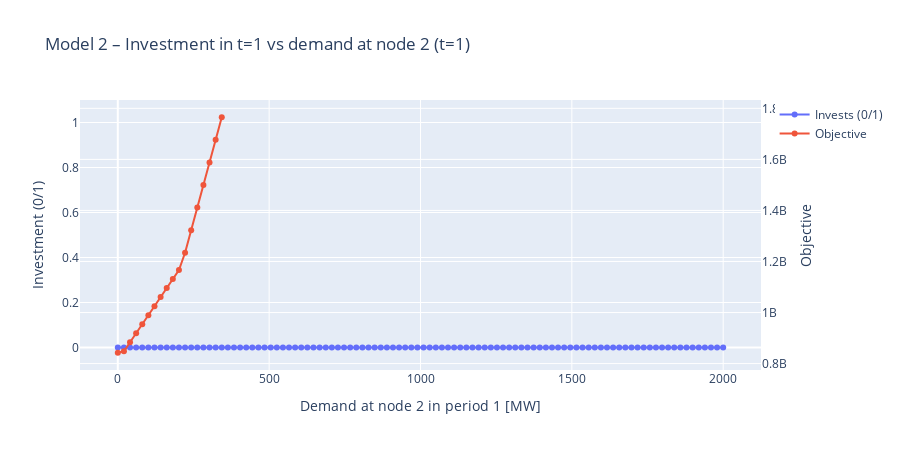
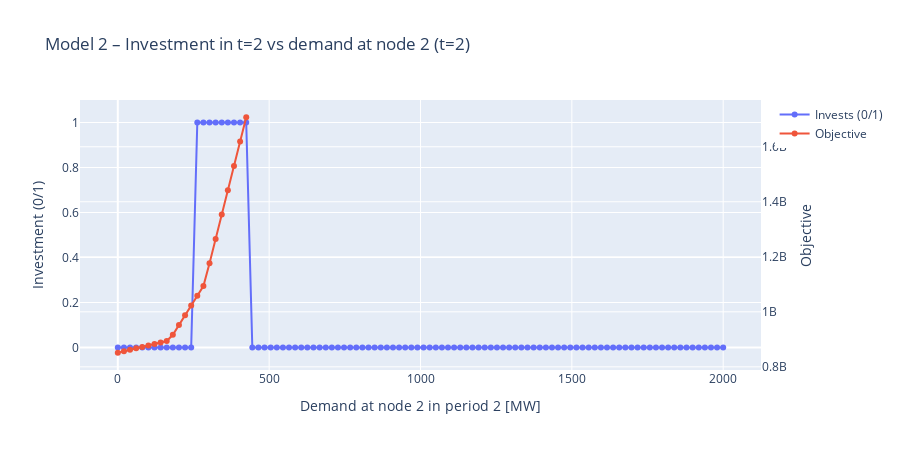
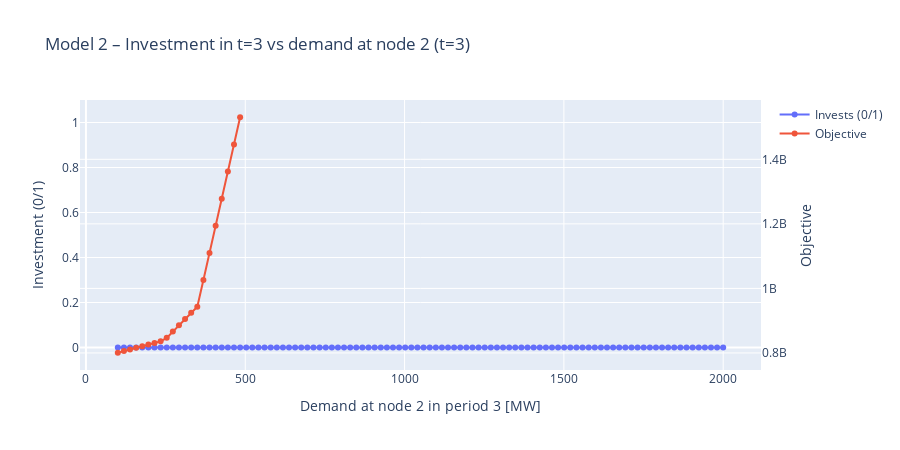

The notebook cell these images were saved under, in order:
### Code cell
# Range of demand values at node 2 in period 1
load_values_2_t1 = list(np.linspace(0, 2000, 100))

scan_M2_t1 = scan_load_threshold_model2_in_period(
    base_data=data2,      # IMPORTANT: same data as dashboard
    node=2,
    period=1,             # perturb demand in t=1
    load_values=load_values_2_t1,
    target_period=1,      # we want investment to occur in t=1
)

threshold_M2_t1 = None
for r in scan_M2_t1:
    if r["invests"]:
        threshold_M2_t1 = r["value"]
        break

print("Model 2 – first load at node 2 in period 1 where investment occurs in t=1:",
      threshold_M2_t1)

fig_M2_t1 = plot_investment_scan(
    scan_M2_t1,
    xlabel="Demand at node 2 in period 1 [MW]",
    title="Model 2 – Investment in t=1 vs demand at node 2 (t=1)",
)
fig_M2_t1.show()




# Range of demand values at node 2 in period 2
load_values_2_t2 = list(np.linspace(0, 2000, 100))

scan_M2_t2 = scan_load_threshold_model2_in_period(
    base_data=data2,
    node=2,
    period=2,             # perturb demand in t=2
    load_values=load_values_2_t2,
    target_period=2,      # we want investment to occur in t=2
)

threshold_M2_t2 = None
for r in scan_M2_t2:
    if r["invests"]:
        threshold_M2_t2 = r["value"]
        break

print("Model 2 – first load at node 2 in period 2 where investment occurs in t=2:",
      threshold_M2_t2)

fig_M2_t2 = plot_investment_scan(
    scan_M2_t2,
    xlabel="Demand at node 2 in period 2 [MW]",
    title="Model 2 – Investment in t=2 vs demand at node 2 (t=2)",
)
fig_M2_t2.show()




# Range of demand values at node 2 in period 3
load_values_2_t3 = list(np.linspace(100, 2000, 100))

scan_M2_t3 = scan_load_threshold_model2_in_period(
    base_data=data2,
    node=2,
    period=3,             # perturb demand in t=3
    load_values=load_values_2_t3,
    target_period=3,      # we want investment to occur in t=3
)

threshold_M2_t3 = None
for r in scan_M2_t3:
    if r["invests"]:
        threshold_M2_t3 = r["value"]
        break

print("Model 2 – first load at node 2 in period 3 where investment occurs in t=3:",
      threshold_M2_t3)

fig_M2_t3 = plot_investment_scan(
    scan_M2_t3,
    xlabel="Demand at node 2 in period 3 [MW]",
    title="Model 2 – Investment in t=3 vs demand at node 2 (t=3)",
)
fig_M2_t3.show()

### Figure 1 — Plotly figure (JSON) as saved in the notebook; plotly's stock layout.template omitted (floating-point values rounded to 4 significant figures)
{"data": [{"mode": "lines+markers", "name": "Invests (0/1)", "type": "scatter", "x": [0, 20.2, 40.4, 60.61, 80.81, 101.0, 121.2, 141.4, 161.6, 181.8, 202.0, 222.2, 242.4, 262.6, 282.8, 303.0, 323.2, 343.4, 363.6, 383.8, 404.0, 424.2, 444.4, 464.6, 484.8, 505.1, 525.3, 545.5, 565.7, 585.9, 606.1, 626.3, 646.5, 666.7, 686.9, 707.1, 727.3, 747.5, 767.7, 787.9, 808.1, 828.3, 848.5, 868.7, 888.9, 909.1, 929.3, 949.5, 969.7, 989.9, 1010.0, 1030.0, 1051.0, 1071.0, 1091.0, 1111.0, 1131.0, 1152.0, 1172.0, 1192.0, 1212.0, 1232.0, 1253.0, 1273.0, 1293.0, 1313.0, 1333.0, 1354.0, 1374.0, 1394.0, 1414.0, 1434.0, 1455.0, 1475.0, 1495.0, 1515.0, 1535.0, 1556.0, 1576.0, 1596.0, 1616.0, 1636.0, 1657.0, 1677.0, 1697.0, 1717.0, 1737.0, 1758.0, 1778.0, 1798.0, 1818.0, 1838.0, 1859.0, 1879.0, 1899.0, 1919.0, 1939.0, 1960.0, 1980.0, 2000], "y": [0, 0, 0, 0, 0, 0, 0, 0, 0, 0, 0, 0, 0, 0, 0, 0, 0, 0, 0, 0, 0, 0, 0, 0, 0, 0, 0, 0, 0, 0, 0, 0, 0, 0, 0, 0, 0, 0, 0, 0, 0, 0, 0, 0, 0, 0, 0, 0, 0, 0, 0, 0, 0, 0, 0, 0, 0, 0, 0, 0, 0, 0, 0, 0, 0, 0, 0, 0, 0, 0, 0, 0, 0, 0, 0, 0, 0, 0, 0, 0, 0, 0, 0, 0, 0, 0, 0, 0, 0, 0, 0, 0, 0, 0, 0, 0, 0, 0, 0, 0], "yaxis": "y"}, {"mode": "lines+markers", "name": "Objective", "type": "scatter", "x": [0, 20.2, 40.4, 60.61, 80.81, 101.0, 121.2, 141.4, 161.6, 181.8, 202.0, 222.2, 242.4, 262.6, 282.8, 303.0, 323.2, 343.4, 363.6, 383.8, 404.0, 424.2, 444.4, 464.6, 484.8, 505.1, 525.3, 545.5, 565.7, 585.9, 606.1, 626.3, 646.5, 666.7, 686.9, 707.1, 727.3, 747.5, 767.7, 787.9, 808.1, 828.3, 848.5, 868.7, 888.9, 909.1, 929.3, 949.5, 969.7, 989.9, 1010.0, 1030.0, 1051.0, 1071.0, 1091.0, 1111.0, 1131.0, 1152.0, 1172.0, 1192.0, 1212.0, 1232.0, 1253.0, 1273.0, 1293.0, 1313.0, 1333.0, 1354.0, 1374.0, 1394.0, 1414.0, 1434.0, 1455.0, 1475.0, 1495.0, 1515.0, 1535.0, 1556.0, 1576.0, 1596.0, 1616.0, 1636.0, 1657.0, 1677.0, 1697.0, 1717.0, 1737.0, 1758.0, 1778.0, 1798.0, 1818.0, 1838.0, 1859.0, 1879.0, 1899.0, 1919.0, 1939.0, 1960.0, 1980.0, 2000], "y": [842500000.0, 848100000.0, 883500000.0, 918900000.0, 954300000.0, 989600000.0, 1025000000.0, 1060000000.0, 1096000000.0, 1131000000.0, 1167000000.0, 1234000000.0, 1323000000.0, 1411000000.0, 1500000000.0, 1588000000.0, 1677000000.0, 1765000000.0, null, null, null, null, null, null, null, null, null, null, null, null, null, null, null, null, null, null, null, null, null, null, null, null, null, null, null, null, null, null, null, null, null, null, null, null, null, null, null, null, null, null, null, null, null, null, null, null, null, null, null, null, null, null, null, null, null, null, null, null, null, null, null, null, null, null, null, null, null, null, null, null, null, null, null, null, null, null, null, null, null, null], "yaxis": "y2"}], "layout": {"height": 450, "title": {"text": "Model 2 – Investment in t=1 vs demand at node 2 (t=1)"}, "xaxis": {"title": {"text": "Demand at node 2 in period 1 [MW]"}}, "yaxis": {"range": [-0.1, 1.1], "title": {"text": "Investment (0/1)"}}, "yaxis2": {"overlaying": "y", "side": "right", "title": {"text": "Objective"}}}}

### Figure 2 — Plotly figure (JSON) as saved in the notebook; plotly's stock layout.template omitted (floating-point values rounded to 4 significant figures)
{"data": [{"mode": "lines+markers", "name": "Invests (0/1)", "type": "scatter", "x": [0, 20.2, 40.4, 60.61, 80.81, 101.0, 121.2, 141.4, 161.6, 181.8, 202.0, 222.2, 242.4, 262.6, 282.8, 303.0, 323.2, 343.4, 363.6, 383.8, 404.0, 424.2, 444.4, 464.6, 484.8, 505.1, 525.3, 545.5, 565.7, 585.9, 606.1, 626.3, 646.5, 666.7, 686.9, 707.1, 727.3, 747.5, 767.7, 787.9, 808.1, 828.3, 848.5, 868.7, 888.9, 909.1, 929.3, 949.5, 969.7, 989.9, 1010.0, 1030.0, 1051.0, 1071.0, 1091.0, 1111.0, 1131.0, 1152.0, 1172.0, 1192.0, 1212.0, 1232.0, 1253.0, 1273.0, 1293.0, 1313.0, 1333.0, 1354.0, 1374.0, 1394.0, 1414.0, 1434.0, 1455.0, 1475.0, 1495.0, 1515.0, 1535.0, 1556.0, 1576.0, 1596.0, 1616.0, 1636.0, 1657.0, 1677.0, 1697.0, 1717.0, 1737.0, 1758.0, 1778.0, 1798.0, 1818.0, 1838.0, 1859.0, 1879.0, 1899.0, 1919.0, 1939.0, 1960.0, 1980.0, 2000], "y": [0, 0, 0, 0, 0, 0, 0, 0, 0, 0, 0, 0, 0, 1, 1, 1, 1, 1, 1, 1, 1, 1, 0, 0, 0, 0, 0, 0, 0, 0, 0, 0, 0, 0, 0, 0, 0, 0, 0, 0, 0, 0, 0, 0, 0, 0, 0, 0, 0, 0, 0, 0, 0, 0, 0, 0, 0, 0, 0, 0, 0, 0, 0, 0, 0, 0, 0, 0, 0, 0, 0, 0, 0, 0, 0, 0, 0, 0, 0, 0, 0, 0, 0, 0, 0, 0, 0, 0, 0, 0, 0, 0, 0, 0, 0, 0, 0, 0, 0, 0], "yaxis": "y"}, {"mode": "lines+markers", "name": "Objective", "type": "scatter", "x": [0, 20.2, 40.4, 60.61, 80.81, 101.0, 121.2, 141.4, 161.6, 181.8, 202.0, 222.2, 242.4, 262.6, 282.8, 303.0, 323.2, 343.4, 363.6, 383.8, 404.0, 424.2, 444.4, 464.6, 484.8, 505.1, 525.3, 545.5, 565.7, 585.9, 606.1, 626.3, 646.5, 666.7, 686.9, 707.1, 727.3, 747.5, 767.7, 787.9, 808.1, 828.3, 848.5, 868.7, 888.9, 909.1, 929.3, 949.5, 969.7, 989.9, 1010.0, 1030.0, 1051.0, 1071.0, 1091.0, 1111.0, 1131.0, 1152.0, 1172.0, 1192.0, 1212.0, 1232.0, 1253.0, 1273.0, 1293.0, 1313.0, 1333.0, 1354.0, 1374.0, 1394.0, 1414.0, 1434.0, 1455.0, 1475.0, 1495.0, 1515.0, 1535.0, 1556.0, 1576.0, 1596.0, 1616.0, 1636.0, 1657.0, 1677.0, 1697.0, 1717.0, 1737.0, 1758.0, 1778.0, 1798.0, 1818.0, 1838.0, 1859.0, 1879.0, 1899.0, 1919.0, 1939.0, 1960.0, 1980.0, 2000], "y": [851200000.0, 856500000.0, 861800000.0, 867100000.0, 872500000.0, 877800000.0, 883100000.0, 888400000.0, 893700000.0, 916600000.0, 952000000.0, 987400000.0, 1023000000.0, 1058000000.0, 1094000000.0, 1176000000.0, 1265000000.0, 1353000000.0, 1442000000.0, 1530000000.0, 1619000000.0, 1707000000.0, null, null, null, null, null, null, null, null, null, null, null, null, null, null, null, null, null, null, null, null, null, null, null, null, null, null, null, null, null, null, null, null, null, null, null, null, null, null, null, null, null, null, null, null, null, null, null, null, null, null, null, null, null, null, null, null, null, null, null, null, null, null, null, null, null, null, null, null, null, null, null, null, null, null, null, null, null, null], "yaxis": "y2"}], "layout": {"height": 450, "title": {"text": "Model 2 – Investment in t=2 vs demand at node 2 (t=2)"}, "xaxis": {"title": {"text": "Demand at node 2 in period 2 [MW]"}}, "yaxis": {"range": [-0.1, 1.1], "title": {"text": "Investment (0/1)"}}, "yaxis2": {"overlaying": "y", "side": "right", "title": {"text": "Objective"}}}}

### Figure 3 — Plotly figure (JSON) as saved in the notebook; plotly's stock layout.template omitted (floating-point values rounded to 4 significant figures)
{"data": [{"mode": "lines+markers", "name": "Invests (0/1)", "type": "scatter", "x": [100, 119.2, 138.4, 157.6, 176.8, 196.0, 215.2, 234.3, 253.5, 272.7, 291.9, 311.1, 330.3, 349.5, 368.7, 387.9, 407.1, 426.3, 445.5, 464.6, 483.8, 503.0, 522.2, 541.4, 560.6, 579.8, 599.0, 618.2, 637.4, 656.6, 675.8, 694.9, 714.1, 733.3, 752.5, 771.7, 790.9, 810.1, 829.3, 848.5, 867.7, 886.9, 906.1, 925.3, 944.4, 963.6, 982.8, 1002.0, 1021.0, 1040.0, 1060.0, 1079.0, 1098.0, 1117.0, 1136.0, 1156.0, 1175.0, 1194.0, 1213.0, 1232.0, 1252.0, 1271.0, 1290.0, 1309.0, 1328.0, 1347.0, 1367.0, 1386.0, 1405.0, 1424.0, 1443.0, 1463.0, 1482.0, 1501.0, 1520.0, 1539.0, 1559.0, 1578.0, 1597.0, 1616.0, 1635.0, 1655.0, 1674.0, 1693.0, 1712.0, 1731.0, 1751.0, 1770.0, 1789.0, 1808.0, 1827.0, 1846.0, 1866.0, 1885.0, 1904.0, 1923.0, 1942.0, 1962.0, 1981.0, 2000], "y": [0, 0, 0, 0, 0, 0, 0, 0, 0, 0, 0, 0, 0, 0, 0, 0, 0, 0, 0, 0, 0, 0, 0, 0, 0, 0, 0, 0, 0, 0, 0, 0, 0, 0, 0, 0, 0, 0, 0, 0, 0, 0, 0, 0, 0, 0, 0, 0, 0, 0, 0, 0, 0, 0, 0, 0, 0, 0, 0, 0, 0, 0, 0, 0, 0, 0, 0, 0, 0, 0, 0, 0, 0, 0, 0, 0, 0, 0, 0, 0, 0, 0, 0, 0, 0, 0, 0, 0, 0, 0, 0, 0, 0, 0, 0, 0, 0, 0, 0, 0], "yaxis": "y"}, {"mode": "lines+markers", "name": "Objective", "type": "scatter", "x": [100, 119.2, 138.4, 157.6, 176.8, 196.0, 215.2, 234.3, 253.5, 272.7, 291.9, 311.1, 330.3, 349.5, 368.7, 387.9, 407.1, 426.3, 445.5, 464.6, 483.8, 503.0, 522.2, 541.4, 560.6, 579.8, 599.0, 618.2, 637.4, 656.6, 675.8, 694.9, 714.1, 733.3, 752.5, 771.7, 790.9, 810.1, 829.3, 848.5, 867.7, 886.9, 906.1, 925.3, 944.4, 963.6, 982.8, 1002.0, 1021.0, 1040.0, 1060.0, 1079.0, 1098.0, 1117.0, 1136.0, 1156.0, 1175.0, 1194.0, 1213.0, 1232.0, 1252.0, 1271.0, 1290.0, 1309.0, 1328.0, 1347.0, 1367.0, 1386.0, 1405.0, 1424.0, 1443.0, 1463.0, 1482.0, 1501.0, 1520.0, 1539.0, 1559.0, 1578.0, 1597.0, 1616.0, 1635.0, 1655.0, 1674.0, 1693.0, 1712.0, 1731.0, 1751.0, 1770.0, 1789.0, 1808.0, 1827.0, 1846.0, 1866.0, 1885.0, 1904.0, 1923.0, 1942.0, 1962.0, 1981.0, 2000], "y": [800664000, 805700000.0, 810800000.0, 815800000.0, 820800000.0, 825900000.0, 830900000.0, 836000000.0, 846900000.0, 866200000.0, 885600000.0, 904900000.0, 924200000.0, 943600000.0, 1026000000.0, 1110000000.0, 1194000000.0, 1278000000.0, 1362000000.0, 1446000000.0, 1530000000.0, null, null, null, null, null, null, null, null, null, null, null, null, null, null, null, null, null, null, null, null, null, null, null, null, null, null, null, null, null, null, null, null, null, null, null, null, null, null, null, null, null, null, null, null, null, null, null, null, null, null, null, null, null, null, null, null, null, null, null, null, null, null, null, null, null, null, null, null, null, null, null, null, null, null, null, null, null, null, null], "yaxis": "y2"}], "layout": {"height": 450, "title": {"text": "Model 2 – Investment in t=3 vs demand at node 2 (t=3)"}, "xaxis": {"title": {"text": "Demand at node 2 in period 3 [MW]"}}, "yaxis": {"range": [-0.1, 1.1], "title": {"text": "Investment (0/1)"}}, "yaxis2": {"overlaying": "y", "side": "right", "title": {"text": "Objective"}}}}
